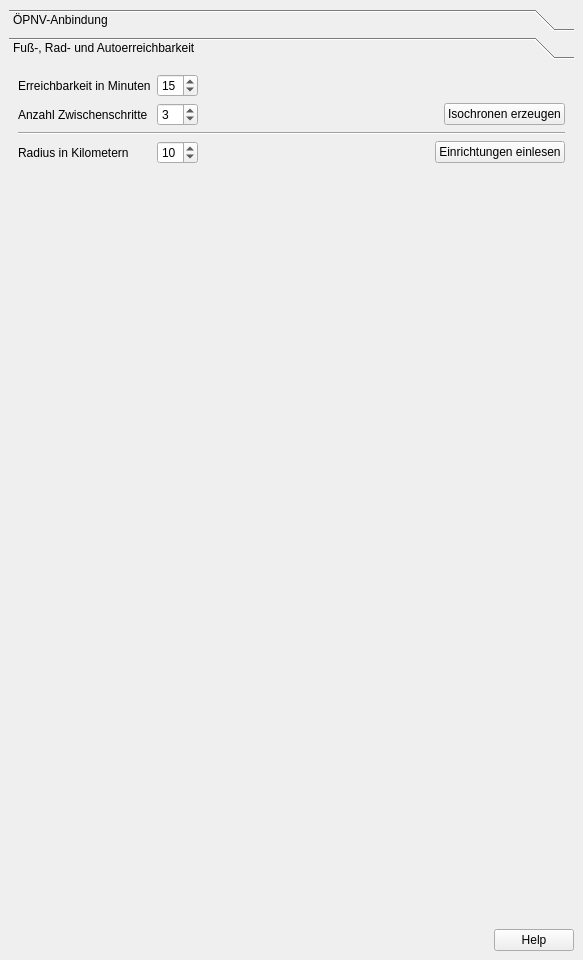
<?xml version="1.0" encoding="UTF-8"?>
<ui version="4.0">
 <class>DockWidget</class>
 <widget class="QDockWidget" name="DockWidget">
  <property name="geometry">
   <rect>
    <x>0</x>
    <y>0</y>
    <width>583</width>
    <height>960</height>
   </rect>
  </property>
  <property name="windowTitle">
   <string>Projekt-Check Analyse-Tools // Erreichbarkeit</string>
  </property>
  <widget class="QWidget" name="dockWidgetContents">
   <layout class="QVBoxLayout" name="verticalLayout">
    <item>
     <widget class="QToolBox" name="toolBox">
      <property name="currentIndex">
       <number>1</number>
      </property>
      <widget class="QWidget" name="page">
       <property name="geometry">
        <rect>
         <x>0</x>
         <y>0</y>
         <width>565</width>
         <height>837</height>
        </rect>
       </property>
       <attribute name="label">
        <string>ÖPNV-Anbindung</string>
       </attribute>
       <layout class="QGridLayout" name="gridLayout">
        <item row="3" column="2" colspan="2">
         <widget class="QPushButton" name="pushButton_9">
          <property name="sizePolicy">
           <sizepolicy hsizetype="Fixed" vsizetype="Fixed">
            <horstretch>0</horstretch>
            <verstretch>0</verstretch>
           </sizepolicy>
          </property>
          <property name="layoutDirection">
           <enum>Qt::RightToLeft</enum>
          </property>
          <property name="text">
           <string>Fahrzeit zu zentralen Orten ermitteln</string>
          </property>
         </widget>
        </item>
        <item row="1" column="0" colspan="5">
         <widget class="Line" name="line">
          <property name="orientation">
           <enum>Qt::Horizontal</enum>
          </property>
         </widget>
        </item>
        <item row="0" column="0">
         <widget class="QPushButton" name="pushButton_3">
          <property name="sizePolicy">
           <sizepolicy hsizetype="Minimum" vsizetype="Fixed">
            <horstretch>0</horstretch>
            <verstretch>0</verstretch>
           </sizepolicy>
          </property>
          <property name="text">
           <string>Haltestellen ermitteln</string>
          </property>
         </widget>
        </item>
        <item row="0" column="2">
         <widget class="QPushButton" name="pushButton_4">
          <property name="sizePolicy">
           <sizepolicy hsizetype="Fixed" vsizetype="Fixed">
            <horstretch>0</horstretch>
            <verstretch>0</verstretch>
           </sizepolicy>
          </property>
          <property name="text">
           <string>Haltestellen anzeigen</string>
          </property>
         </widget>
        </item>
        <item row="0" column="3">
         <widget class="QPushButton" name="pushButton_5">
          <property name="sizePolicy">
           <sizepolicy hsizetype="Minimum" vsizetype="Fixed">
            <horstretch>0</horstretch>
            <verstretch>0</verstretch>
           </sizepolicy>
          </property>
          <property name="text">
           <string>Haltestellenplan aufrufen</string>
          </property>
         </widget>
        </item>
        <item row="2" column="0">
         <widget class="QComboBox" name="ovstop_combo">
          <item>
           <property name="text">
            <string>[Abfahrt von Haltestelle]</string>
           </property>
          </item>
         </widget>
        </item>
        <item row="4" column="0">
         <spacer name="verticalSpacer_3">
          <property name="orientation">
           <enum>Qt::Vertical</enum>
          </property>
          <property name="sizeType">
           <enum>QSizePolicy::Expanding</enum>
          </property>
          <property name="sizeHint" stdset="0">
           <size>
            <width>20</width>
            <height>40</height>
           </size>
          </property>
         </spacer>
        </item>
        <item row="0" column="1">
         <spacer name="horizontalSpacer">
          <property name="orientation">
           <enum>Qt::Horizontal</enum>
          </property>
          <property name="sizeHint" stdset="0">
           <size>
            <width>40</width>
            <height>20</height>
           </size>
          </property>
         </spacer>
        </item>
        <item row="2" column="1" colspan="3">
         <widget class="QCheckBox" name="checkBox_7">
          <property name="text">
           <string>Neuberechnung erzwingen</string>
          </property>
         </widget>
        </item>
       </layout>
      </widget>
      <widget class="QWidget" name="page_2">
       <property name="geometry">
        <rect>
         <x>0</x>
         <y>0</y>
         <width>565</width>
         <height>837</height>
        </rect>
       </property>
       <attribute name="label">
        <string>Fuß-, Rad- und Autoerreichbarkeit</string>
       </attribute>
       <layout class="QGridLayout" name="gridLayout_2">
        <item row="4" column="3">
         <spacer name="horizontalSpacer_2">
          <property name="orientation">
           <enum>Qt::Horizontal</enum>
          </property>
          <property name="sizeHint" stdset="0">
           <size>
            <width>40</width>
            <height>20</height>
           </size>
          </property>
         </spacer>
        </item>
        <item row="4" column="4">
         <widget class="QPushButton" name="pushButton_10">
          <property name="sizePolicy">
           <sizepolicy hsizetype="Fixed" vsizetype="Fixed">
            <horstretch>0</horstretch>
            <verstretch>0</verstretch>
           </sizepolicy>
          </property>
          <property name="layoutDirection">
           <enum>Qt::RightToLeft</enum>
          </property>
          <property name="text">
           <string>Isochronen erzeugen</string>
          </property>
         </widget>
        </item>
        <item row="0" column="0">
         <widget class="QLabel" name="label_3">
          <property name="text">
           <string>Erreichbarkeit in Minuten</string>
          </property>
         </widget>
        </item>
        <item row="0" column="1">
         <widget class="QSpinBox" name="spinBox">
          <property name="minimum">
           <number>1</number>
          </property>
          <property name="value">
           <number>15</number>
          </property>
         </widget>
        </item>
        <item row="14" column="0">
         <spacer name="verticalSpacer_2">
          <property name="orientation">
           <enum>Qt::Vertical</enum>
          </property>
          <property name="sizeType">
           <enum>QSizePolicy::Expanding</enum>
          </property>
          <property name="sizeHint" stdset="0">
           <size>
            <width>20</width>
            <height>40</height>
           </size>
          </property>
         </spacer>
        </item>
        <item row="4" column="1">
         <widget class="QSpinBox" name="spinBox_3">
          <property name="minimum">
           <number>1</number>
          </property>
          <property name="value">
           <number>3</number>
          </property>
         </widget>
        </item>
        <item row="4" column="0">
         <widget class="QLabel" name="label_4">
          <property name="text">
           <string>Anzahl Zwischenschritte</string>
          </property>
         </widget>
        </item>
        <item row="11" column="0" colspan="5">
         <widget class="Line" name="line_2">
          <property name="orientation">
           <enum>Qt::Horizontal</enum>
          </property>
         </widget>
        </item>
        <item row="13" column="0">
         <widget class="QLabel" name="label_5">
          <property name="text">
           <string>Radius in Kilometern</string>
          </property>
         </widget>
        </item>
        <item row="13" column="1">
         <widget class="QSpinBox" name="spinBox_4">
          <property name="minimum">
           <number>1</number>
          </property>
          <property name="value">
           <number>10</number>
          </property>
         </widget>
        </item>
        <item row="13" column="4">
         <widget class="QPushButton" name="pushButton_12">
          <property name="sizePolicy">
           <sizepolicy hsizetype="Fixed" vsizetype="Fixed">
            <horstretch>0</horstretch>
            <verstretch>0</verstretch>
           </sizepolicy>
          </property>
          <property name="layoutDirection">
           <enum>Qt::RightToLeft</enum>
          </property>
          <property name="text">
           <string>Einrichtungen einlesen</string>
          </property>
         </widget>
        </item>
       </layout>
      </widget>
     </widget>
    </item>
    <item>
     <widget class="QDialogButtonBox" name="buttonBox_2">
      <property name="standardButtons">
       <set>QDialogButtonBox::Help</set>
      </property>
     </widget>
    </item>
   </layout>
  </widget>
 </widget>
 <resources/>
 <connections/>
</ui>
